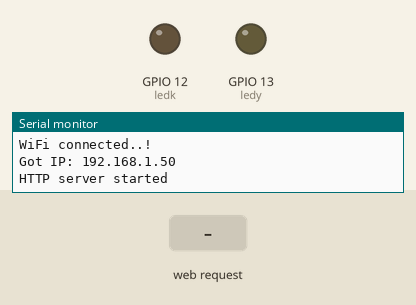
The sketch below on a simulated ESP8266 (NodeMCU). Shown: output pins drawn as LEDs (lit = HIGH), the last lines printed to the serial monitor. The inputs (shaded band) are chosen by the test bench. WiFi joins after 1.5 s; servers stay silent unless stated.

Above: at 3.3 s.
3.4 s: HTTP request GET /kapi_ac received
At 4.3 s:
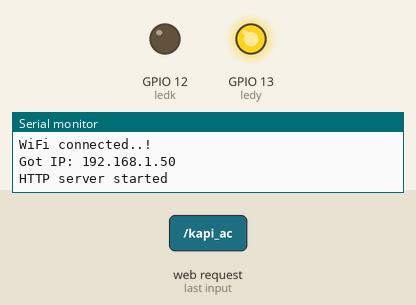
5.1 s: HTTP request GET /kapi_kapat received
At 8.2 s:
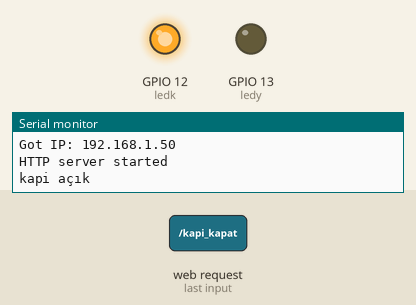
Timing chart, 0 to 10.6 s (numbered marks = the images above; inputs shaded):
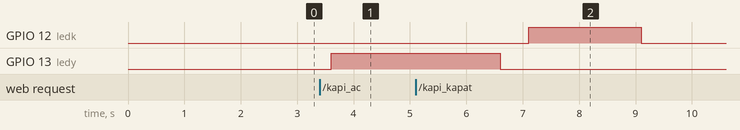

The sketch:

son_nodemcu.ino
```cpp
#include <ESP8266WiFi.h>
#include <ESP8266WebServer.h>

const char* ssid = "WIFI-ADI";// Enter SSID here
const char* password = "WIFI-SIFRE"; //Enter Password here

ESP8266WebServer server(80);

const int analog_ip = A0;
int ledy=13;
int ledk=12;
int webKontrol = 0;

void setup() {

  Serial.begin(115200);
  delay(100);
  pinMode(analog_ip, INPUT);
  pinMode(ledy, OUTPUT);
  pinMode(ledk, OUTPUT);
  digitalWrite(ledy, LOW);
  digitalWrite(ledk, LOW);
  Serial.println("Connecting to ");
  Serial.println(ssid);

  //connect to your local wi-fi network
  WiFi.begin(ssid, password);

  //check wi-fi is connected to wi-fi network
  while (WiFi.status() != WL_CONNECTED) {
  delay(1000);
  Serial.print(".");
  }
  Serial.println("");
  Serial.println("WiFi connected..!");
  Serial.print("Got IP: ");  Serial.println(WiFi.localIP());

  server.on("/", handle_OnConnect);
  server.on("/read", handle_read);
  server.on("/kapi_ac", kapi_ac);
  server.on("/kapi_kapat", kapi_kapat);

  server.on("/cikis", handle_cikis);
  server.onNotFound(handle_NotFound);

  server.begin();
  Serial.println("HTTP server started");

}
void loop() {
  delay(500);
  server.handleClient();

}

void handle_OnConnect() {
  webKontrol = 1;
  server.sendHeader("Access-Control-Allow-Headers", "Origin, X-Requested-With, Content-Type, Accept");
  server.send(200, "text/plain", "");
}

// GÖNDERME
void handle_read() {
  server.sendHeader("Access-Control-Max-Age", "10000");
  server.sendHeader("Access-Control-Allow-Methods", "POST,GET,OPTIONS");
  server.sendHeader("Access-Control-Allow-Headers", "Origin, X-Requested-With, Content-Type, Accept");
  server.sendHeader("Access-Control-Allow-Origin", "*");
  String ADCData="????";
  if (Serial.available() > 0) { // Serial Porta girdi değerinin olup olmadığını kontrol et
     ADCData = Serial.readString(); // Serial Porttaki girdi değerini oku ve string e ata.
     Serial.println(ADCData); // okunan değeri ekrana yazdır.
  }
  server.send(200, "text/plain", SendHTML(ADCData + "|" ));
  ADCData="";
}

void handle_NotFound(){
  server.send(404, "text/plain", "Not found");
}

void kapi_ac(){
  server.sendHeader("Access-Control-Max-Age", "10000");
  server.sendHeader("Access-Control-Allow-Methods", "POST,GET,OPTIONS");
  server.sendHeader("Access-Control-Allow-Headers", "Origin, X-Requested-With, Content-Type, Accept");
  server.sendHeader("Access-Control-Allow-Origin", "*");
  webKontrol = 1;
  // kapıyı açma
  digitalWrite(ledy, HIGH);
  delay(2000);
  digitalWrite(ledy, LOW);
  String value = "kapi açıldı";
  server.send(200, "text/html", "");
  Serial.println("kapi açık");
    digitalWrite(ledy, HIGH);
  delay(1000);
  digitalWrite(ledy, LOW);
}

void kapi_kapat(){
  server.sendHeader("Access-Control-Max-Age", "10000");
  server.sendHeader("Access-Control-Allow-Methods", "POST,GET,OPTIONS");
  server.sendHeader("Access-Control-Allow-Headers", "Origin, X-Requested-With, Content-Type, Accept");
  server.sendHeader("Access-Control-Allow-Origin", "*");
  webKontrol = 1;
  // kapıyı kapatma
  digitalWrite(ledk, HIGH);
  delay(2000);
  digitalWrite(ledk, LOW);
  String value = "<p>kapı kapat komutu gonderildi</p>";
  server.send(200, "text/html", "");
  Serial.println("kapi kapalı");
}

String sendMotorHTML(String value) {
  String ptr = value +"<p><a href=\"/kapi_ac\"><button class=\"button\">kapi aç</button></a></p><p><a href=\"/kapi_kapat\"><button class=\"button\">kapikapat</button></a></p><p><a href=\"/cikis\"><button class=\"button\">Cikis</button></a></p>\n";
  return ptr;
}
void handle_cikis(){
  webKontrol = 0;
  server.send(200, "text/html", "<p>cikis yapildi. NodeMCU otomatik kontrole geciyor...</p><p><a href=\"/Sistem_kapat\"><button class=\"button\">Giris Yap</button></a></p>");
}

String SendHTML(String value){
  String ptr = value +"\n";
  return ptr;
}
```

Measured:
- after the input at 3.4 s, GPIO 13 (ledy): LOW → HIGH after 0.20 s
- after the input at 5.1 s, GPIO 12 (ledk): LOW → HIGH after 2.0 s, → LOW 2.0 s later
